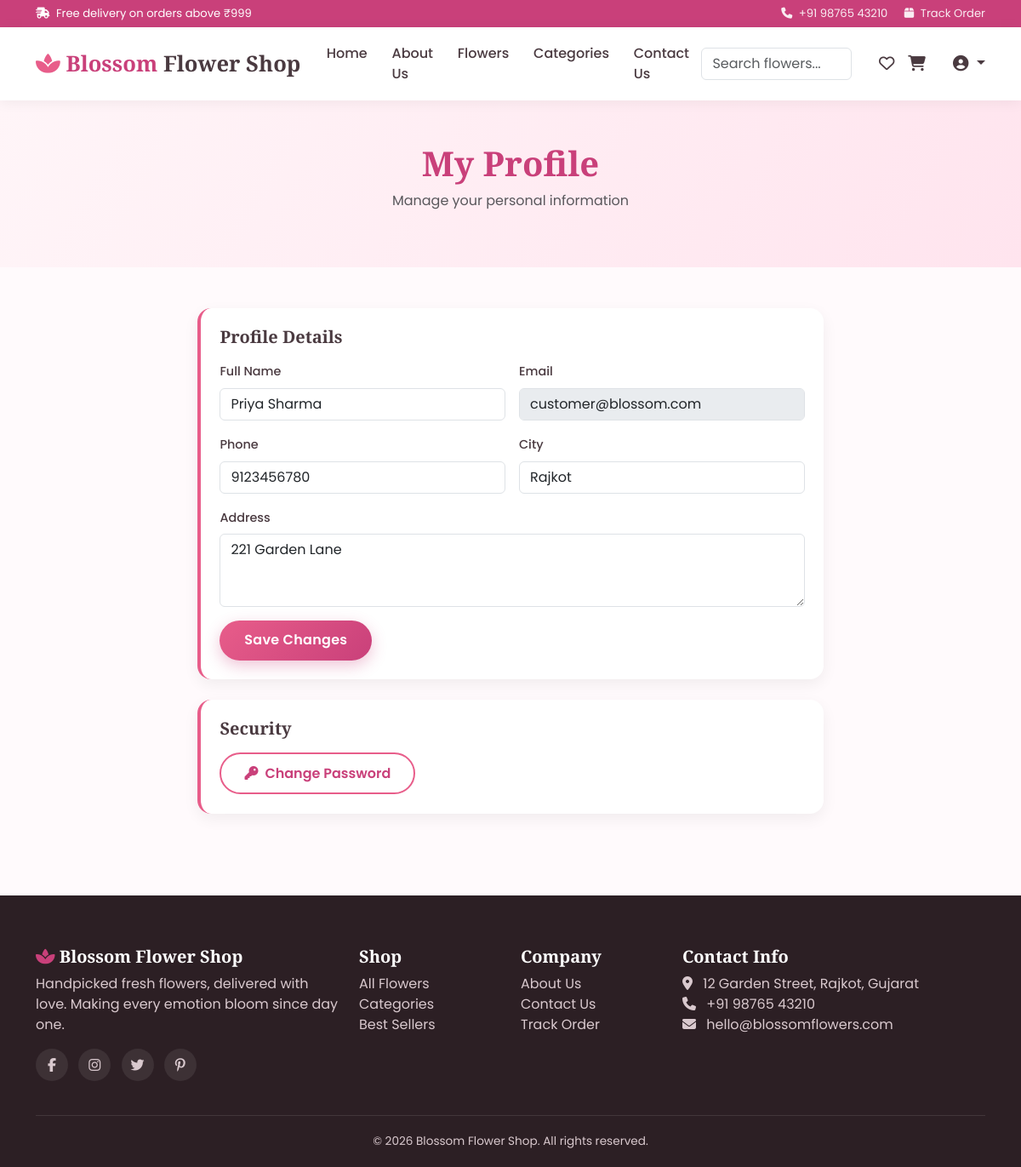
Screenshot of /user/profile.php (signed in) with the database file from the repository.
### tables this page shows
CREATE TABLE users (
    id INT AUTO_INCREMENT PRIMARY KEY,
    full_name VARCHAR(100) NOT NULL,
    email VARCHAR(150) NOT NULL UNIQUE,
    phone VARCHAR(20) DEFAULT NULL,
    password VARCHAR(255) NOT NULL,
    address TEXT DEFAULT NULL,
    city VARCHAR(100) DEFAULT NULL,
    status ENUM('active','blocked') DEFAULT 'active',
    created_at TIMESTAMP DEFAULT CURRENT_TIMESTAMP
);

### includes/functions.php (called while the page is built, shortened)
<?php
function e($str) {
    return htmlspecialchars($str ?? '', ENT_QUOTES, 'UTF-8');
}

### user/profile.php (the view, shortened to what this page needs)
<?php
require_once __DIR__ . '/../includes/auth.php';
$uid = $_SESSION['user_id'];
$stmt = $pdo->prepare("SELECT * FROM users WHERE id=?");
$stmt->execute([$uid]);
$user = $stmt->fetch();
include __DIR__ . '/../includes/header.php';
include __DIR__ . '/../includes/navbar.php';
?>
<div class="page-banner"><div class="container"><h1>My Profile</h1><p class="text-muted">Manage your personal information</p></div></div>
<section class="py-5">
  <div class="container">
    <div class="row justify-content-center g-4">
      <div class="col-lg-8">
        <div class="dash-card mb-4">
          <h5 class="mb-3">Profile Details</h5>
          <form method="POST">
            <div class="row g-3">
              <div class="col-md-6"><label class="form-label">Full Name</label><input type="text" name="full_name" class="form-control" value="<?php echo e($user['full_name']); ?>" required></div>
              <div class="col-md-6"><label class="form-label">Email</label><input type="email" class="form-control" value="<?php echo e($user['email']); ?>" disabled></div>
              <div class="col-md-6"><label class="form-label">Phone</label><input type="text" name="phone" class="form-control" value="<?php echo e($user['phone']); ?>"></div>
              <div class="col-md-6"><label class="form-label">City</label><input type="text" name="city" class="form-control" value="<?php echo e($user['city']); ?>"></div>
              <div class="col-12"><label class="form-label">Address</label><textarea name="address" class="form-control" rows="3"><?php echo e($user['address']); ?></textarea></div>
              <div class="col-12"><button type="submit" class="btn btn-bloom">Save Changes</button></div>
            </div>
          </form>
        </div>
        <div class="dash-card">
          <h5 class="mb-3">Security</h5>
          <a href="<?php echo BASE_URL; ?>user/change-password.php" class="btn btn-bloom-outline"><i class="fa-solid fa-key me-1"></i> Change Password</a>
        </div>
      </div>
    </div>
  </div>
</section>
<?php include __DIR__ . '/../includes/footer.php'; ?>

### assets/css/style.css (style rules this page uses)
:root { --bfs-pink: #e85d8a; --bfs-pink-dark: #c9407a; --bfs-pink-light: #ffe4ee; --bfs-pink-pale: #fff5f8; --bfs-gold: #f4c95d; --bfs-green: #4caf7d; --bfs-text: #4a3a40; --bfs-muted: #8a7680; --bfs-radius: 16px; --bfs-radius-sm: 10px; --bfs-shadow: 0 10px 30px rgba(232, 93, 138, 0.12); }
* { box-sizing: border-box; }
body { font-family: 'Poppins', 'Segoe UI', sans-serif; color: var(--bfs-text); background-color: #fffafc; }
h1, h2, h3, h4, h5, .font-display { font-family: 'Playfair Display', Georgia, serif; font-weight: 700; }
a { text-decoration: none; }
.btn-bloom { background: linear-gradient(135deg, var(--bfs-pink), var(--bfs-pink-dark)); border: none; color: #fff; padding: 0.7rem 1.8rem; border-radius: 50px; font-weight: 600; letter-spacing: 0.3px; transition: all 0.25s ease; box-shadow: 0 6px 18px rgba(201, 64, 122, 0.3); }
.btn-bloom-outline { background: transparent; border: 2px solid var(--bfs-pink); color: var(--bfs-pink-dark); padding: 0.65rem 1.7rem; border-radius: 50px; font-weight: 600; transition: all 0.25s ease; }
.page-banner { background: linear-gradient(120deg, var(--bfs-pink-pale), var(--bfs-pink-light)); padding: 50px 0; text-align: center; }
.page-banner h1 { color: var(--bfs-pink-dark); }
.dash-card { background: #fff; border-radius: var(--bfs-radius); padding: 1.4rem; box-shadow: 0 6px 18px rgba(0,0,0,0.06); border-left: 4px solid var(--bfs-pink); }
.form-label { font-weight: 500; font-size: 0.9rem; }

### rows the page displays
users: full_name "Priya Sharma", email "customer@blossom.com", phone "9123456780", city "Rajkot", address "221 Garden Lane"
